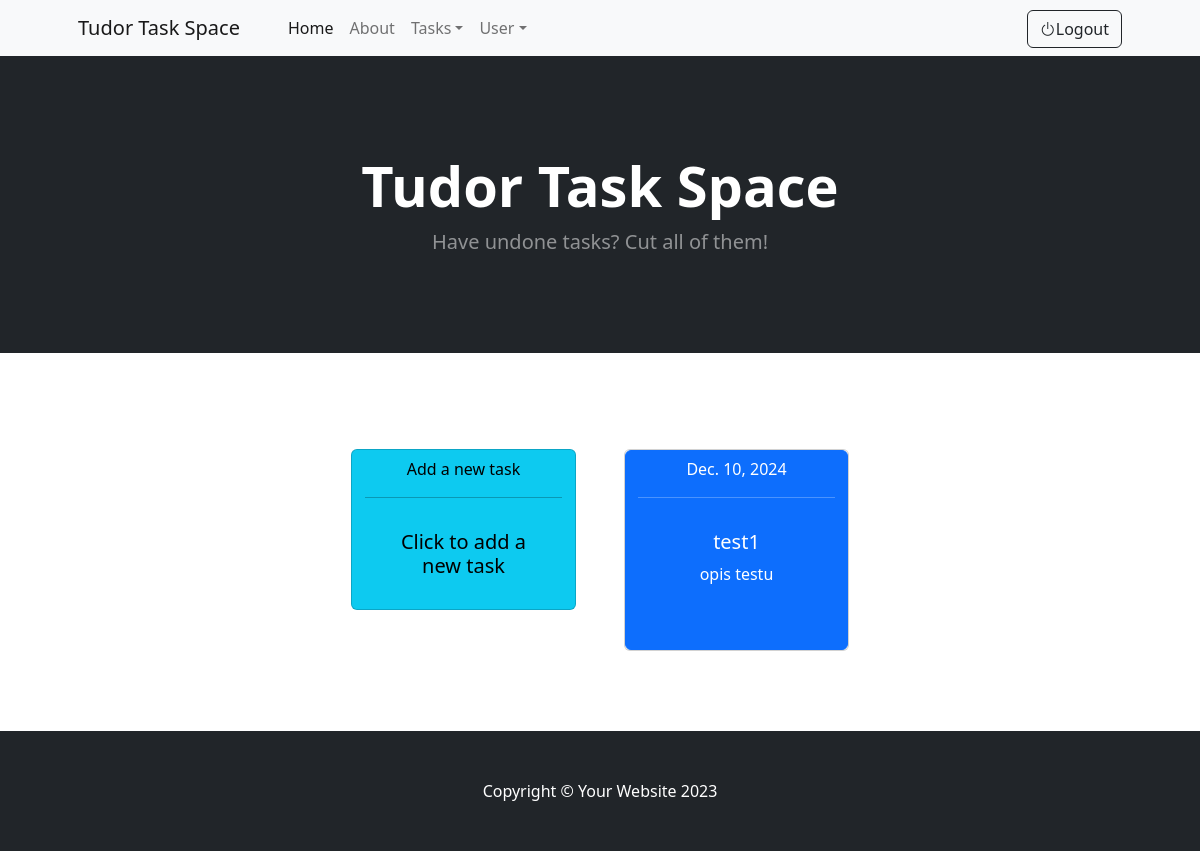
The app's page / (signed in) with its own data.
### tudor/models.py (models this page shows, shortened)
class Task(models.Model):
    task_user = models.ForeignKey(AppUser, on_delete=models.CASCADE)
    title = models.CharField(max_length=50)
    description = models.TextField(max_length=1000)
    date = models.DateField(default=datetime.datetime.today)
    image = models.ImageField(upload_to='uploads/task/', blank=True)
    is_done = models.BooleanField(default=False)

### tudor/views.py (the view)
# urls.py: 2. Add a URL to urlpatterns:  path('', views.home, name='home')
def home(request):
    if request.user.is_authenticated:
        tasks = Task.objects.filter(task_user=request.user.id)
        return render(request, 'home.html', {'tasks': tasks})
    else:
        return redirect('login')

### tudor/templates/home.html (shortened to what this page needs)
{% extends 'base.html' %}
{% block content %}
        <header class="bg-dark py-5">
            <div class="container px-4 px-lg-5 my-5">
                <div class="text-center text-white">
                    <h1 class="display-4 fw-bolder">Tudor Task Space</h1>
                    <p class="lead fw-normal text-white-50 mb-0">Have undone tasks? Cut all of them!</p>
                </div>
            </div>
        </header>
        <section class="py-5">
            <div class="container px-4 px-lg-5 mt-5">
                <div class="row gx-4 gx-lg-5 row-cols-2 row-cols-md-3 row-cols-xl-4 justify-content-center">
                    <div class="col mb-5">
                        <div class="card text-bg-info mb-3"
                             style="max-width: 15rem; max-height: 15rem;">
                            <a class="btn btn-info mt-auto" href="{% url 'add_task' %}">
                                <div>Add a new task</div>
                                <hr>
                                <div class="card-body">
                                    <h5 class="card-title">Click to add a new task</h5>
                                </div>
                            </a>
                        </div>
                    </div>
                    {% for task in tasks %}
                        {% if task.is_done == False %}
                        <div class="col mb-3">
                            <div class="card mb-3">
                            <a class="btn btn-primary" style="card mb-1 width: 250px; height: 200px" data-bs-toggle="modal" data-bs-target="#Task-{{task.id}}" href="#">
                                <div>{{ task.date }}</div>
                                <hr>
                                <div class="card-body">
                                    <h5 class="card-title">{{ task.title }}</h5>
                                    <p class="card-text text-truncate">{{ task.description }}</p>
                                </div>
                            </a>
                            </div>
                        </div>
                        {% endif %}
                    {% endfor %}
                </div>
            </div>
        </section>
{% endblock %}

### records on screen
Task: date "Dec. 10, 2024", title "test1", description "opis testu"
